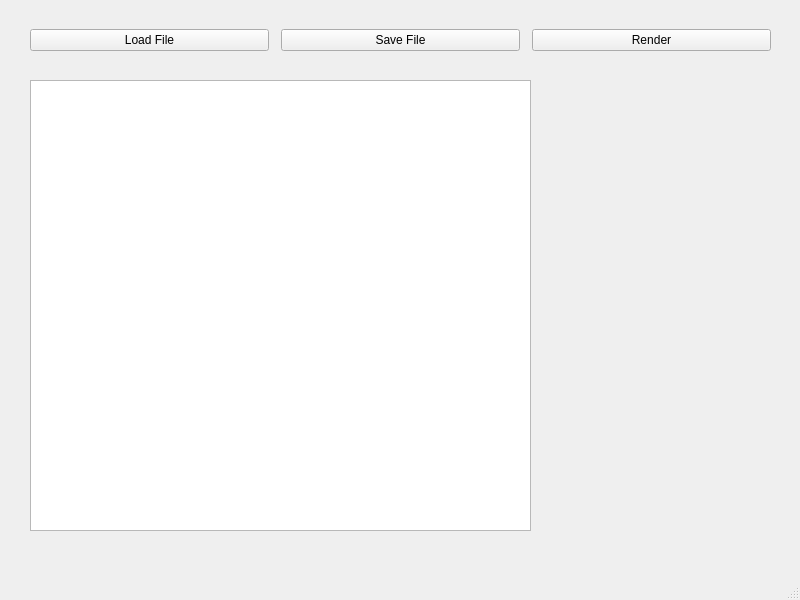
<?xml version="1.0" encoding="UTF-8"?>
<ui version="4.0">
 <class>MainWindow</class>
 <widget class="QMainWindow" name="MainWindow">
  <property name="geometry">
   <rect>
    <x>0</x>
    <y>0</y>
    <width>800</width>
    <height>600</height>
   </rect>
  </property>
  <property name="windowTitle">
   <string>MainWindow</string>
  </property>
  <widget class="QWidget" name="centralwidget">
   <widget class="QWidget" name="horizontalLayoutWidget">
    <property name="geometry">
     <rect>
      <x>30</x>
      <y>0</y>
      <width>741</width>
      <height>80</height>
     </rect>
    </property>
    <layout class="QHBoxLayout" name="horizontalLayout">
     <property name="spacing">
      <number>12</number>
     </property>
     <item>
      <widget class="QPushButton" name="LoadButton">
       <property name="text">
        <string>Load File</string>
       </property>
      </widget>
     </item>
     <item>
      <widget class="QPushButton" name="SaveButton">
       <property name="text">
        <string>Save File</string>
       </property>
      </widget>
     </item>
     <item>
      <widget class="QPushButton" name="RenderButton">
       <property name="text">
        <string>Render</string>
       </property>
      </widget>
     </item>
    </layout>
   </widget>
   <widget class="QGraphicsView" name="graphicsView">
    <property name="geometry">
     <rect>
      <x>30</x>
      <y>80</y>
      <width>501</width>
      <height>451</height>
     </rect>
    </property>
   </widget>
  </widget>
  <widget class="QMenuBar" name="menubar">
   <property name="geometry">
    <rect>
     <x>0</x>
     <y>0</y>
     <width>800</width>
     <height>23</height>
    </rect>
   </property>
  </widget>
  <widget class="QStatusBar" name="statusbar"/>
 </widget>
 <resources/>
 <connections/>
</ui>
